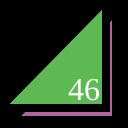
Frame 1 (no input)
Frame 60 (no input): identical to frame 1, image omitted
Frame 120 (the mouse pressed at the canvas centre since frame 60): identical to frame 1, image omitted

The p5.js sketch that drew this single still picture (run headless with seeded random() and noise() and a simulated clock; from frame 60 on, the mouse is pressed at the canvas centre):

// p5.js sketch
// ── sketch.js
function setup() {
  createCanvas(128,128);
}

function draw() {
  background(0);
  strokeWeight(8);
  fill(178, 100, 162);
  triangle(12,120,116,120,116,10);
  fill(94, 185, 84);
  triangle(0,108,106,108,106,0);
  fill(255);
  textSize(32);
  textFont("serif");
  text("46", 68, 100);
}
